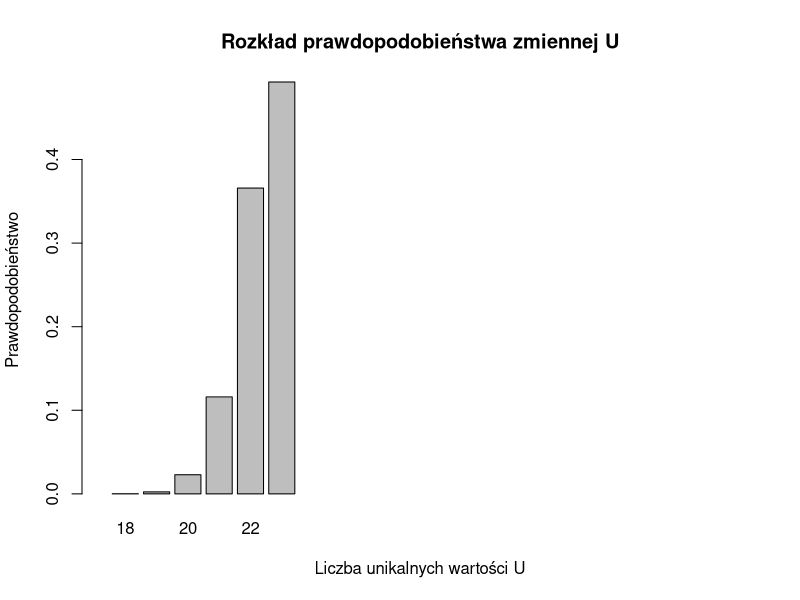

The R source for this figure:
# Liczba symulacji
liczba_symulacji = 10000

# Wektor przechowujący wyniki
wyniki = numeric(liczba_symulacji)

# Symulacja
set.seed(123) 
for (i in 1:liczba_symulacji) {
  losowe_liczby = sample(1:365, 23, replace = TRUE)
  liczba_unikalnych = length(unique(losowe_liczby))
  wyniki[i] = liczba_unikalnych
}

# A - Rozkład prawdopodobieństwa zmiennej losowej U
rozkład_prawdopodobieństwa = table(wyniki) / liczba_symulacji

# B - Wykres
barplot(
  rozkład_prawdopodobieństwa,
  xlab = "Liczba unikalnych wartości U",
  ylab = "Prawdopodobieństwo",
  main = "Rozkład prawdopodobieństwa zmiennej U",
  xlim = c(0, 24)
)
